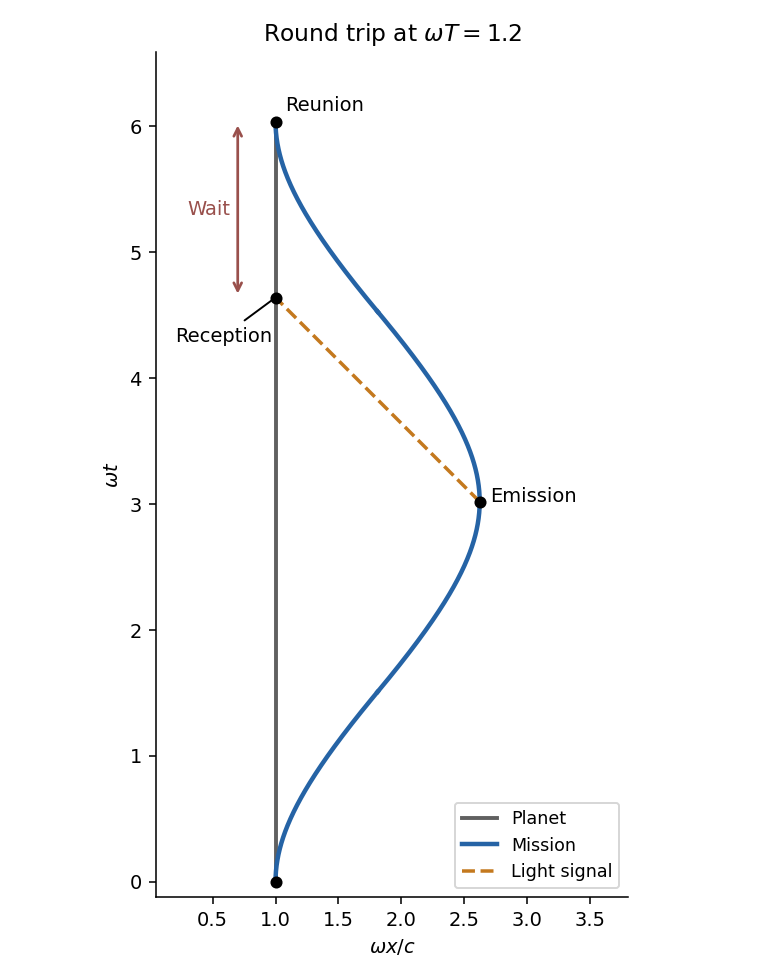

Python code for this plot:
"""Original spacetime plot; Python 3.14, repository plotting packages."""
from pathlib import Path
import matplotlib
matplotlib.use("Agg")
import matplotlib.pyplot as plt
import numpy as np

def main():
    a=1.2
    first=np.linspace(0,a,250); middle=np.linspace(a,3*a,500); last=np.linspace(3*a,4*a,250)
    times=[np.sinh(first),2*np.sinh(a)-np.sinh(2*a-middle),
           4*np.sinh(a)-np.sinh(4*a-last)]
    positions=[np.cosh(first),2*np.cosh(a)-np.cosh(2*a-middle),np.cosh(4*a-last)]
    finish=4*np.sinh(a); emission=2*np.sinh(a); far=2*np.cosh(a)-1
    receive=2*(np.exp(a)-1)
    fig,ax=plt.subplots(figsize=(5.6,7.0),facecolor="white")
    ax.set_facecolor("white")
    ax.plot([1,1],[0,finish],color="#606060",lw=2,label="Planet")
    for i,(x,t) in enumerate(zip(positions,times)):
        ax.plot(x,t,color="#2563a5",lw=2.3,label="Mission" if i==0 else None)
    ax.plot([far,1],[emission,receive],color="#c4791e",ls="--",lw=1.8,label="Light signal")
    ax.scatter([1,far,1,1],[0,emission,receive,finish],color="black",s=27,zorder=5)
    ax.annotate("Emission",(far,emission),xytext=(far+0.08,emission),fontsize=10)
    ax.annotate("Reception",(1,receive),xytext=(0.2,receive-0.35),fontsize=10,
                arrowprops={"arrowstyle":"-","color":"black"})
    ax.text(1.08,finish+0.08,"Reunion",fontsize=10)
    ax.annotate("",xy=(0.7,finish),xytext=(0.7,receive),
                arrowprops={"arrowstyle":"<->","color":"#99504c","lw":1.4})
    ax.text(0.64,(finish+receive)/2,"Wait",ha="right",va="center",color="#99504c",fontsize=10)
    ax.set(xlabel=r"$\omega x/c$",ylabel=r"$\omega t$",title=r"Round trip at $\omega T=1.2$",
           xlim=(0.05,3.8),ylim=(-0.12,finish+0.55))
    ax.set_aspect("equal")
    ax.legend(loc="lower right",fontsize=9)
    ax.spines[["right","top"]].set_visible(False)
    fig.tight_layout()
    fig.savefig(Path.cwd()/"2014-accelerated-journey.png",dpi=140,facecolor="white")
    plt.close(fig)
if __name__ == "__main__": main()
